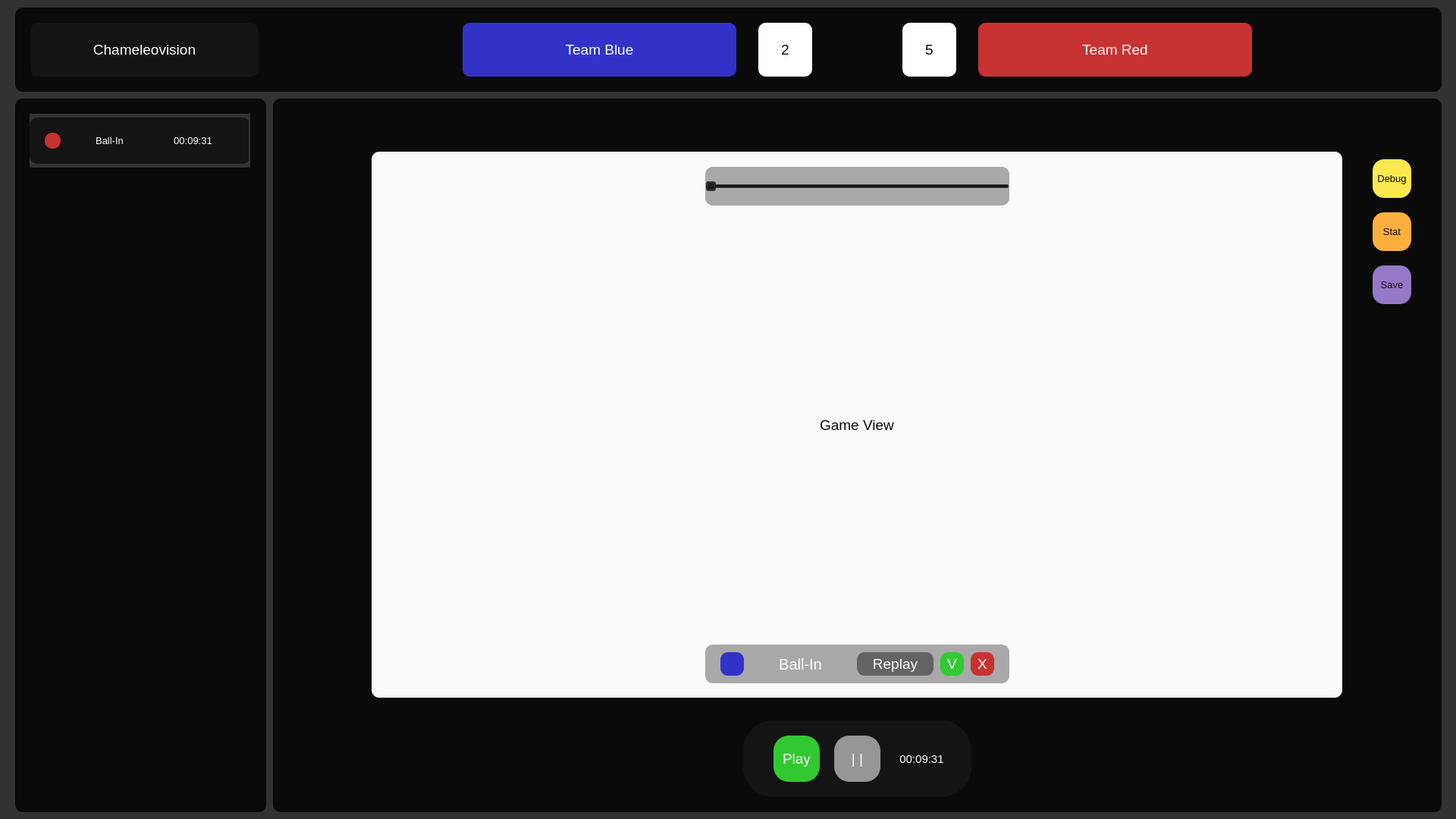
<?xml version="1.0" encoding="UTF-8"?>
<ui version="4.0">
 <class>MainWindow</class>
 <widget class="QMainWindow" name="MainWindow">
  <property name="geometry">
   <rect>
    <x>0</x>
    <y>0</y>
    <width>1920</width>
    <height>1080</height>
   </rect>
  </property>
  <property name="minimumSize">
   <size>
    <width>1920</width>
    <height>1080</height>
   </size>
  </property>
  <property name="maximumSize">
   <size>
    <width>1920</width>
    <height>1080</height>
   </size>
  </property>
  <property name="windowTitle">
   <string>MainWindow</string>
  </property>
  <property name="styleSheet">
   <string notr="true">background-color: rgb(50, 50, 50);</string>
  </property>
  <widget class="QWidget" name="centralwidget">
   <widget class="QLabel" name="game_view">
    <property name="geometry">
     <rect>
      <x>490</x>
      <y>200</y>
      <width>1280</width>
      <height>720</height>
     </rect>
    </property>
    <property name="styleSheet">
     <string notr="true">background-color: rgb(250, 250, 250);
border-style:outset;
border-radius:10px;
color: rgb(10, 10, 10);
font: 14pt;</string>
    </property>
    <property name="text">
     <string>Game View</string>
    </property>
    <property name="alignment">
     <set>Qt::AlignCenter</set>
    </property>
   </widget>
   <widget class="QLabel" name="logo">
    <property name="geometry">
     <rect>
      <x>40</x>
      <y>30</y>
      <width>301</width>
      <height>71</height>
     </rect>
    </property>
    <property name="styleSheet">
     <string notr="true">background-color: rgb(20, 20, 20);
border-style:outset;
border-radius:10px;
color: rgb(250, 255, 255);
font: 14pt;</string>
    </property>
    <property name="text">
     <string>Chameleovision</string>
    </property>
    <property name="alignment">
     <set>Qt::AlignCenter</set>
    </property>
   </widget>
   <widget class="QLabel" name="blue_points">
    <property name="geometry">
     <rect>
      <x>1000</x>
      <y>30</y>
      <width>71</width>
      <height>71</height>
     </rect>
    </property>
    <property name="styleSheet">
     <string notr="true">background-color: rgb(255, 255, 255);
border-style:outset;
border-radius:10px;
color: rgb(10, 10, 10);
font: 14pt;</string>
    </property>
    <property name="text">
     <string>2</string>
    </property>
    <property name="alignment">
     <set>Qt::AlignCenter</set>
    </property>
   </widget>
   <widget class="QLabel" name="red_points">
    <property name="geometry">
     <rect>
      <x>1190</x>
      <y>30</y>
      <width>71</width>
      <height>71</height>
     </rect>
    </property>
    <property name="styleSheet">
     <string notr="true">background-color: rgb(255, 255, 255);
border-style:outset;
border-radius:10px;
color: rgb(10, 10, 10);
font: 14pt;</string>
    </property>
    <property name="text">
     <string>5</string>
    </property>
    <property name="alignment">
     <set>Qt::AlignCenter</set>
    </property>
   </widget>
   <widget class="QLabel" name="blue_name">
    <property name="geometry">
     <rect>
      <x>610</x>
      <y>30</y>
      <width>361</width>
      <height>71</height>
     </rect>
    </property>
    <property name="styleSheet">
     <string notr="true">background-color: rgb(50, 50, 200);
border-style:outset;
border-radius:10px;
color: rgb(250, 255, 255);
font: 14pt;</string>
    </property>
    <property name="text">
     <string>Team Blue</string>
    </property>
    <property name="alignment">
     <set>Qt::AlignCenter</set>
    </property>
   </widget>
   <widget class="QLabel" name="red_name">
    <property name="geometry">
     <rect>
      <x>1290</x>
      <y>30</y>
      <width>361</width>
      <height>71</height>
     </rect>
    </property>
    <property name="styleSheet">
     <string notr="true">background-color: rgb(200, 50, 50);
border-style:outset;
border-radius:10px;
color: rgb(250, 255, 255);
font: 14pt;</string>
    </property>
    <property name="text">
     <string>Team Red</string>
    </property>
    <property name="alignment">
     <set>Qt::AlignCenter</set>
    </property>
   </widget>
   <widget class="QLabel" name="events_background">
    <property name="geometry">
     <rect>
      <x>20</x>
      <y>130</y>
      <width>331</width>
      <height>941</height>
     </rect>
    </property>
    <property name="styleSheet">
     <string notr="true">background-color: rgb(10, 10, 10);
border-style:outset;
border-radius:10px;
color: rgb(250, 255, 255);
font: 14pt;</string>
    </property>
    <property name="text">
     <string/>
    </property>
    <property name="alignment">
     <set>Qt::AlignCenter</set>
    </property>
   </widget>
   <widget class="QLabel" name="top_bar">
    <property name="geometry">
     <rect>
      <x>20</x>
      <y>10</y>
      <width>1881</width>
      <height>111</height>
     </rect>
    </property>
    <property name="styleSheet">
     <string notr="true">background-color: rgb(10, 10, 10);
border-style:outset;
border-radius:10px;
color: rgb(250, 255, 255);
font: 14pt;</string>
    </property>
    <property name="text">
     <string/>
    </property>
    <property name="alignment">
     <set>Qt::AlignCenter</set>
    </property>
   </widget>
   <widget class="QLabel" name="play_background">
    <property name="geometry">
     <rect>
      <x>980</x>
      <y>950</y>
      <width>301</width>
      <height>101</height>
     </rect>
    </property>
    <property name="styleSheet">
     <string notr="true">background-color: rgb(20, 20, 20);
border-style:outset;
border-radius:40px;
color: rgb(10, 10, 10);
font: 14pt;</string>
    </property>
    <property name="text">
     <string/>
    </property>
    <property name="alignment">
     <set>Qt::AlignCenter</set>
    </property>
   </widget>
   <widget class="QLabel" name="game_time">
    <property name="geometry">
     <rect>
      <x>1170</x>
      <y>980</y>
      <width>91</width>
      <height>41</height>
     </rect>
    </property>
    <property name="styleSheet">
     <string notr="true">background-color: rgb(20, 20, 20);
border-style:outset;
border-radius:10px;
color: rgb(250, 255, 255);
font: 11pt;</string>
    </property>
    <property name="text">
     <string>00:09:31</string>
    </property>
    <property name="alignment">
     <set>Qt::AlignCenter</set>
    </property>
   </widget>
   <widget class="QPushButton" name="debug_btn">
    <property name="geometry">
     <rect>
      <x>1810</x>
      <y>210</y>
      <width>51</width>
      <height>51</height>
     </rect>
    </property>
    <property name="styleSheet">
     <string notr="true">background-color: rgb(252, 233, 79);
border-style:outset;
border-radius:15px;
color: rgb(10, 10, 10);
font: 10pt;</string>
    </property>
    <property name="text">
     <string>Debug</string>
    </property>
   </widget>
   <widget class="QSlider" name="gamma_slider">
    <property name="geometry">
     <rect>
      <x>930</x>
      <y>220</y>
      <width>401</width>
      <height>51</height>
     </rect>
    </property>
    <property name="styleSheet">
     <string notr="true">background-color: rgba(20, 20, 20, 90);
border-style:outset;
border-radius:10px;
color: rgb(10, 10, 10);
font: 14pt;</string>
    </property>
    <property name="orientation">
     <enum>Qt::Horizontal</enum>
    </property>
   </widget>
   <widget class="QPushButton" name="play_btn">
    <property name="geometry">
     <rect>
      <x>1020</x>
      <y>970</y>
      <width>61</width>
      <height>61</height>
     </rect>
    </property>
    <property name="styleSheet">
     <string notr="true">background-color: rgb(50, 200, 50);
border-style:outset;
border-radius:20px;
color: rgb(250, 255, 255);
font: 14pt;</string>
    </property>
    <property name="text">
     <string>Play</string>
    </property>
   </widget>
   <widget class="QPushButton" name="stop_btn">
    <property name="geometry">
     <rect>
      <x>1100</x>
      <y>970</y>
      <width>61</width>
      <height>61</height>
     </rect>
    </property>
    <property name="styleSheet">
     <string notr="true">background-color: rgb(150, 150, 150);
border-style:outset;
border-radius:20px;
color: rgb(250, 255, 255);
font: 14pt;</string>
    </property>
    <property name="text">
     <string>| |</string>
    </property>
   </widget>
   <widget class="QWidget" name="verticalLayoutWidget">
    <property name="geometry">
     <rect>
      <x>39</x>
      <y>150</y>
      <width>291</width>
      <height>71</height>
     </rect>
    </property>
    <layout class="QVBoxLayout" name="events_holder">
     <property name="topMargin">
      <number>2</number>
     </property>
     <property name="bottomMargin">
      <number>2</number>
     </property>
     <item>
      <widget class="QGroupBox" name="event_element">
       <property name="sizePolicy">
        <sizepolicy hsizetype="Preferred" vsizetype="Preferred">
         <horstretch>0</horstretch>
         <verstretch>1</verstretch>
        </sizepolicy>
       </property>
       <property name="minimumSize">
        <size>
         <width>289</width>
         <height>61</height>
        </size>
       </property>
       <property name="maximumSize">
        <size>
         <width>289</width>
         <height>61</height>
        </size>
       </property>
       <property name="styleSheet">
        <string notr="true">background-color: rgba(255, 255, 255,0);</string>
       </property>
       <widget class="QLabel" name="event_background_5">
        <property name="geometry">
         <rect>
          <x>0</x>
          <y>0</y>
          <width>291</width>
          <height>61</height>
         </rect>
        </property>
        <property name="styleSheet">
         <string notr="true">background-color: rgb(20, 20, 20);
border-style:outset;
border-radius:10px;
color: rgb(250, 255, 255);
font: 14pt;</string>
        </property>
        <property name="text">
         <string/>
        </property>
        <property name="alignment">
         <set>Qt::AlignCenter</set>
        </property>
       </widget>
       <widget class="QLabel" name="event_team_color_5">
        <property name="geometry">
         <rect>
          <x>20</x>
          <y>20</y>
          <width>21</width>
          <height>21</height>
         </rect>
        </property>
        <property name="styleSheet">
         <string notr="true">background-color: rgb(200, 50, 50);
border-style:outset;
border-radius:10px;
color: rgb(250, 255, 255);
font: 14pt;</string>
        </property>
        <property name="text">
         <string/>
        </property>
        <property name="alignment">
         <set>Qt::AlignCenter</set>
        </property>
       </widget>
       <widget class="QLabel" name="event_name_5">
        <property name="geometry">
         <rect>
          <x>70</x>
          <y>20</y>
          <width>71</width>
          <height>21</height>
         </rect>
        </property>
        <property name="styleSheet">
         <string notr="true">background-color: rgb(20, 20, 20);
border-style:outset;
border-radius:10px;
color: rgb(250, 255, 255);
font: 10pt;</string>
        </property>
        <property name="text">
         <string>Ball-In</string>
        </property>
        <property name="alignment">
         <set>Qt::AlignCenter</set>
        </property>
       </widget>
       <widget class="QLabel" name="event_time_5">
        <property name="geometry">
         <rect>
          <x>180</x>
          <y>20</y>
          <width>71</width>
          <height>21</height>
         </rect>
        </property>
        <property name="styleSheet">
         <string notr="true">background-color: rgb(20, 20, 20);
border-style:outset;
border-radius:10px;
color: rgb(250, 255, 255);
font: 10pt;</string>
        </property>
        <property name="text">
         <string>00:09:31</string>
        </property>
        <property name="alignment">
         <set>Qt::AlignCenter</set>
        </property>
       </widget>
      </widget>
     </item>
    </layout>
   </widget>
   <widget class="QPushButton" name="save_btn">
    <property name="geometry">
     <rect>
      <x>1810</x>
      <y>350</y>
      <width>51</width>
      <height>51</height>
     </rect>
    </property>
    <property name="styleSheet">
     <string notr="true">background-color: rgb(150, 120, 200);
border-style:outset;
border-radius:15px;
color: rgb(10, 10, 10);
font: 10pt;</string>
    </property>
    <property name="text">
     <string>Save</string>
    </property>
   </widget>
   <widget class="QPushButton" name="debug_btn_2">
    <property name="geometry">
     <rect>
      <x>1810</x>
      <y>280</y>
      <width>51</width>
      <height>51</height>
     </rect>
    </property>
    <property name="styleSheet">
     <string notr="true">background-color: rgb(252, 175, 62);
border-style:outset;
border-radius:15px;
color: rgb(10, 10, 10);
font: 10pt;</string>
    </property>
    <property name="text">
     <string>Stat</string>
    </property>
   </widget>
   <widget class="QFrame" name="alert">
    <property name="geometry">
     <rect>
      <x>930</x>
      <y>850</y>
      <width>401</width>
      <height>51</height>
     </rect>
    </property>
    <property name="styleSheet">
     <string notr="true">background-color: rgba(238, 238, 236,0);</string>
    </property>
    <widget class="QPushButton" name="alert_false_btn">
     <property name="geometry">
      <rect>
       <x>350</x>
       <y>10</y>
       <width>31</width>
       <height>31</height>
      </rect>
     </property>
     <property name="styleSheet">
      <string notr="true">background-color: rgb(200, 50, 50);
border-style:outset;
border-radius:10px;
color: rgb(250, 255, 255);
font: 14pt;</string>
     </property>
     <property name="text">
      <string>X</string>
     </property>
    </widget>
    <widget class="QLabel" name="aleret_background">
     <property name="geometry">
      <rect>
       <x>0</x>
       <y>0</y>
       <width>401</width>
       <height>51</height>
      </rect>
     </property>
     <property name="styleSheet">
      <string notr="true">background-color: rgba(20, 20, 20, 90);
border-style:outset;
border-radius:10px;
color: rgb(10, 10, 10);
font: 14pt;</string>
     </property>
     <property name="text">
      <string/>
     </property>
     <property name="alignment">
      <set>Qt::AlignCenter</set>
     </property>
    </widget>
    <widget class="QPushButton" name="alert_true_btn">
     <property name="geometry">
      <rect>
       <x>310</x>
       <y>10</y>
       <width>31</width>
       <height>31</height>
      </rect>
     </property>
     <property name="styleSheet">
      <string notr="true">background-color: rgb(50, 200, 50);
border-style:outset;
border-radius:10px;
color: rgb(250, 255, 255);
font: 14pt;</string>
     </property>
     <property name="text">
      <string>V</string>
     </property>
    </widget>
    <widget class="EventButton" name="alert_event_name">
     <property name="geometry">
      <rect>
       <x>70</x>
       <y>0</y>
       <width>111</width>
       <height>51</height>
      </rect>
     </property>
     <property name="styleSheet">
      <string notr="true">background-color: rgba(20, 20, 20,0);
border-style:outset;
border-radius:10px;
color: rgb(250, 255, 255);
font: 15pt;</string>
     </property>
     <property name="text">
      <string>Ball-In</string>
     </property>
     <property name="alignment">
      <set>Qt::AlignCenter</set>
     </property>
    </widget>
    <widget class="QPushButton" name="alert_replay_btn">
     <property name="geometry">
      <rect>
       <x>200</x>
       <y>10</y>
       <width>101</width>
       <height>31</height>
      </rect>
     </property>
     <property name="styleSheet">
      <string notr="true">background-color: rgb(100, 100, 100);
border-style:outset;
border-radius:10px;
color: rgb(250, 255, 255);
font: 14pt;</string>
     </property>
     <property name="text">
      <string>Replay</string>
     </property>
    </widget>
    <widget class="QLabel" name="alert_team_color">
     <property name="geometry">
      <rect>
       <x>20</x>
       <y>10</y>
       <width>31</width>
       <height>31</height>
      </rect>
     </property>
     <property name="styleSheet">
      <string notr="true">background-color: rgb(50, 50, 200);
border-style:outset;
border-radius:10px;
color: rgb(250, 255, 255);
font: 14pt;</string>
     </property>
     <property name="text">
      <string/>
     </property>
     <property name="alignment">
      <set>Qt::AlignCenter</set>
     </property>
    </widget>
    <zorder>aleret_background</zorder>
    <zorder>alert_false_btn</zorder>
    <zorder>alert_true_btn</zorder>
    <zorder>alert_event_name</zorder>
    <zorder>alert_replay_btn</zorder>
    <zorder>alert_team_color</zorder>
   </widget>
   <widget class="QFrame" name="statistics_holder">
    <property name="geometry">
     <rect>
      <x>360</x>
      <y>130</y>
      <width>1541</width>
      <height>941</height>
     </rect>
    </property>
    <property name="styleSheet">
     <string notr="true">background-color: rgb(10, 10, 10);
border-style:outset;
border-radius:10px;
color: rgb(250, 255, 255);
font: 14pt;</string>
    </property>
   </widget>
   <zorder>statistics_holder</zorder>
   <zorder>events_background</zorder>
   <zorder>top_bar</zorder>
   <zorder>game_view</zorder>
   <zorder>logo</zorder>
   <zorder>blue_points</zorder>
   <zorder>red_points</zorder>
   <zorder>blue_name</zorder>
   <zorder>red_name</zorder>
   <zorder>play_background</zorder>
   <zorder>game_time</zorder>
   <zorder>debug_btn</zorder>
   <zorder>gamma_slider</zorder>
   <zorder>play_btn</zorder>
   <zorder>stop_btn</zorder>
   <zorder>verticalLayoutWidget</zorder>
   <zorder>save_btn</zorder>
   <zorder>debug_btn_2</zorder>
   <zorder>alert</zorder>
  </widget>
 </widget>
 <customwidgets>
  <customwidget>
   <class>EventButton</class>
   <extends>QLabel</extends>
   <header>eventbutton.h</header>
  </customwidget>
 </customwidgets>
 <resources/>
 <connections/>
</ui>
